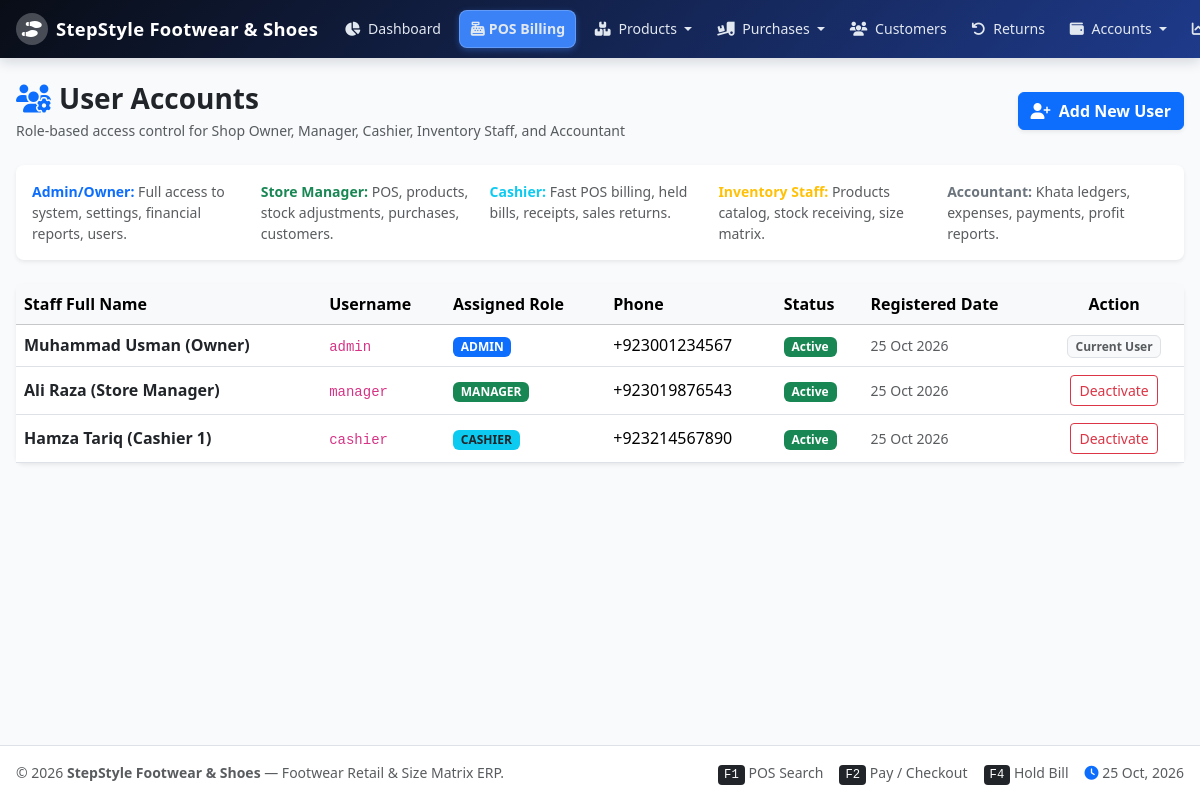
/users.php (signed in), run on the app's committed database.
### tables this page shows
CREATE TABLE `users` (
  `id` INT AUTO_INCREMENT PRIMARY KEY,
  `username` VARCHAR(50) UNIQUE NOT NULL,
  `password_hash` VARCHAR(255) NOT NULL,
  `full_name` VARCHAR(100) NOT NULL,
  `role` ENUM('admin', 'manager', 'cashier', 'inventory', 'accountant') NOT NULL DEFAULT 'cashier',
  `phone` VARCHAR(20) NULL,
  `is_active` TINYINT(1) NOT NULL DEFAULT 1,
  `created_at` TIMESTAMP DEFAULT CURRENT_TIMESTAMP
);

### config/functions.php (called while the page is built, shortened)
<?php
function clean($str) {
    return htmlspecialchars(trim((string)$str), ENT_QUOTES, 'UTF-8');
}

### users.php (the view, shortened to what this page needs)
<?php
$db = getDB();
$users = $db->query("SELECT * FROM users ORDER BY id ASC")->fetchAll();
require_once __DIR__ . '/includes/header.php';
?>
<div class="container-fluid px-3 pt-3">
    <div class="d-flex justify-content-between align-items-center mb-4">
        <div>
            <h2 class="h3 fw-bold text-dark mb-1">
                <i class="fa-solid fa-users-gear text-primary me-2"></i>User Accounts
            </h2>
            <p class="text-muted small mb-0">Role-based access control for Shop Owner, Manager, Cashier, Inventory Staff, and Accountant</p>
        </div>
        <button class="btn btn-primary fw-bold shadow-sm" data-bs-toggle="modal" data-bs-target="#addUserModal">
            <i class="fa-solid fa-user-plus me-1"></i> Add New User
        </button>
    </div>
    <div class="row g-3 mb-4">
        <div class="col-md-12">
            <div class="card border-0 shadow-sm rounded-3 p-3 bg-white">
                <div class="row g-2 text-muted small">
                    <div class="col-md"><strong class="text-primary">Admin/Owner:</strong> Full access to system, settings, financial reports, users.</div>
                    <div class="col-md"><strong class="text-success">Store Manager:</strong> POS, products, stock adjustments, purchases, customers.</div>
                    <div class="col-md"><strong class="text-info">Cashier:</strong> Fast POS billing, held bills, receipts, sales returns.</div>
                    <div class="col-md"><strong class="text-warning">Inventory Staff:</strong> Products catalog, stock receiving, size matrix.</div>
                    <div class="col-md"><strong class="text-secondary">Accountant:</strong> Khata ledgers, expenses, payments, profit reports.</div>
                </div>
            </div>
        </div>
    </div>
    <div class="card border-0 shadow-sm rounded-3 bg-white">
        <div class="table-responsive">
            <table class="table table-hover align-middle mb-0">
                <thead class="table-light">
                    <tr>
                        <th>Staff Full Name</th>
                        <th>Username</th>
                        <th>Assigned Role</th>
                        <th>Phone</th>
                        <th>Status</th>
                        <th>Registered Date</th>
                        <th class="text-center">Action</th>
                    </tr>
                </thead>
                <tbody>
                    <?php foreach ($users as $u): ?>
                        <tr>
                            <td>
                                <div class="fw-bold text-dark"><?= clean($u['full_name']) ?></div>
                            </td>
                            <td><code><?= clean($u['username']) ?></code></td>
                            <td>
                                <span class="badge <?= match($u['role']) { 'admin' => 'bg-primary', 'manager' => 'bg-success', 'cashier' => 'bg-info text-dark', 'inventory' => 'bg-warning text-dark', 'accountant' => 'bg-secondary', default => 'bg-light text-dark' } ?> text-uppercase"><?= clean($u['role']) ?></span>
                            </td>
                            <td><?= clean($u['phone'] ?? '-') ?></td>
                            <td>
                                <?php if ($u['is_active']): ?>
                                    <span class="badge bg-success">Active</span>
                                <?php else: ?>
                                    <span class="badge bg-danger">Deactivated</span>
                                <?php endif; ?>
                            </td>
                            <td class="text-muted small"><?= date('d M Y', strtotime($u['created_at'])) ?></td>
                            <td class="text-center">
                                <?php if ($u['id'] != $_SESSION['user_id']): ?>
                                    <a href="users.php?toggle_id=<?= $u['id'] ?>" class="btn btn-sm <?= $u['is_active'] ? 'btn-outline-danger' : 'btn-outline-success' ?>"
                                       onclick="return confirm('Are you sure you want to change this user status?')" title="Toggle Status">
                                        <?= $u['is_active'] ? 'Deactivate' : 'Activate' ?>
                                    </a>
                                <?php else: ?>
                                    <span class="badge bg-light text-muted border">Current User</span>
                                <?php endif; ?>
                            </td>
                        </tr>
                    <?php endforeach; ?>
                </tbody>
            </table>
        </div>
    </div>
</div>
<?php require_once __DIR__ . '/includes/footer.php'; ?>

### assets/css/style.css (style rules this page uses)
:root { --primary-color: #2563eb; --primary-hover: #1d4ed8; --secondary-color: #0f172a; --accent-color: #0284c7; --success-color: #10b981; --warning-color: #f59e0b; --danger-color: #ef4444; --bg-light: #f8fafc; --card-bg: #ffffff; --border-color: #e2e8f0; --text-main: #0f172a; --text-muted: #64748b; }
html, body { max-width: 100%; overflow-x: hidden; margin: 0; padding: 0; }
body { font-family: 'Segoe UI', system-ui, -apple-system, BlinkMacSystemFont, 'Roboto', sans-serif; background-color: var(--bg-light); color: var(--text-main); min-height: 100vh; display: flex; flex-direction: column; -webkit-font-smoothing: antialiased; }
.table-responsive { max-width: 100%; overflow-x: auto; -webkit-overflow-scrolling: touch; }

### data on the page
users: full_name "Muhammad Usman (Owner)", username "admin", role "ADMIN", phone "+923001234567", is_active "Active", created_at "25 Oct 2026", shows "Current User"
users: full_name "Ali Raza (Store Manager)", username "manager", role "MANAGER", phone "+923019876543", is_active "Active", created_at "25 Oct 2026"
users: full_name "Hamza Tariq (Cashier 1)", username "cashier", role "CASHIER", phone "+923214567890", is_active "Active", created_at "25 Oct 2026"

### other printed values
$shop_name "StepStyle Footwear & Shoes"
get_setting('shop_name', 'Shoes POS') "StepStyle Footwear & Shoes"
